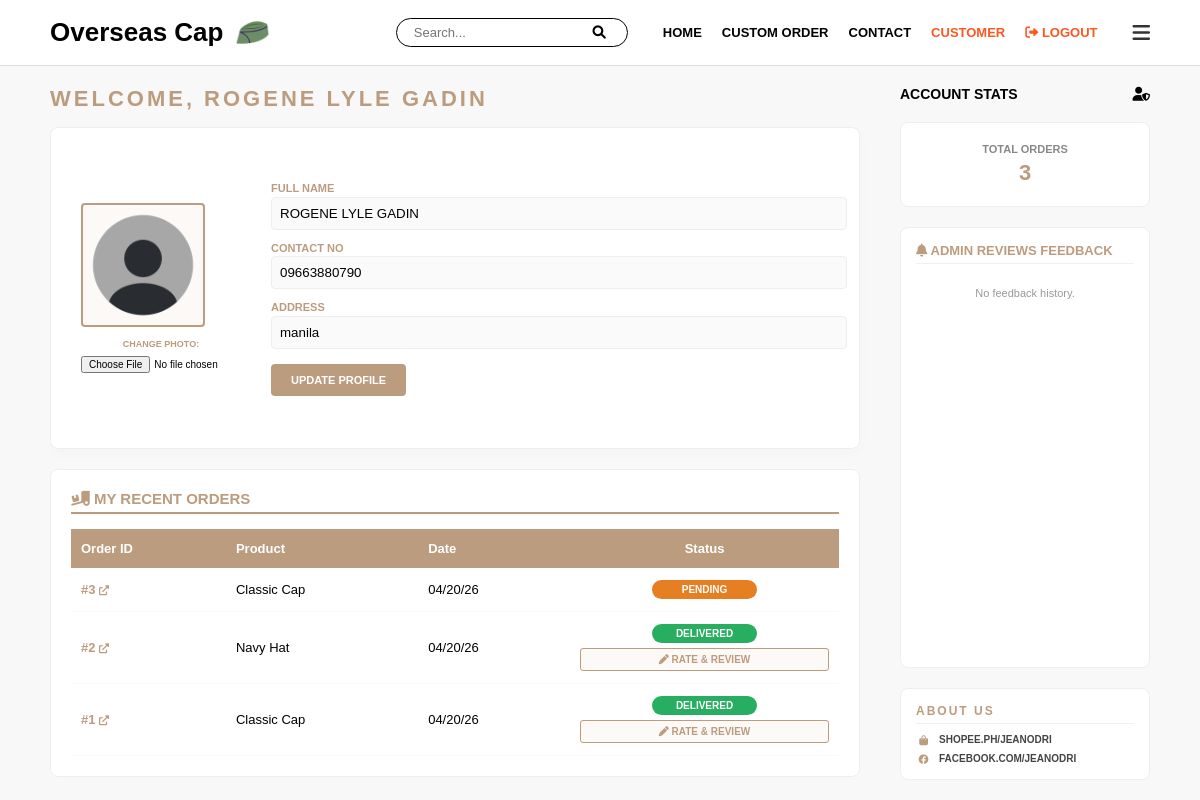
The page /customer_profile (signed in) on the database its author committed.
### app.py (models this page shows)
class User(db.Model):
    id = db.Column(db.Integer, primary_key=True)
    username = db.Column(db.String(80), unique=True, nullable=False)
    password = db.Column(db.String(80), nullable=False)
    full_name = db.Column(db.String(120), default="NOT SET")
    contact = db.Column(db.String(20), default="NOT SET")
    email = db.Column(db.String(120), unique=True, nullable=False)
    address = db.Column(db.String(200), default="NOT SET")
    purchase_info = db.Column(db.String(500), default="NONE")
    profile_pic = db.Column(db.String(200), default="default.png")

class CustomOrder(db.Model):
    id = db.Column(db.Integer, primary_key=True)
    user_id = db.Column(db.Integer, db.ForeignKey('user.id'), nullable=True)
    customer_name = db.Column(db.String(100), nullable=False)
    contact_number = db.Column(db.String(20), nullable=False)
    address = db.Column(db.String(200), nullable=False)
    quantity = db.Column(db.Integer, nullable=False)
    product_type = db.Column(db.String(50))
    product_id = db.Column(db.Integer, db.ForeignKey('product.id'), nullable=True)
    color_type = db.Column(db.String(50))
    size_type = db.Column(db.String(50))
    color_variants = db.Column(db.String(50))
    size_variants = db.Column(db.String(50))
    material_type = db.Column(db.String(100))
    interlining_thickness = db.Column(db.String(100))
    order_type = db.Column(db.String(50))
    design_filename = db.Column(db.String(100))
    remarks = db.Column(db.Text)
    status = db.Column(db.String(20), default="PENDING")
    payment_method = db.Column(db.String(50))
    date_ordered = db.Column(db.DateTime, default=datetime.utcnow)
    payment_proof = db.Column(db.String(100))
    price = db.Column(db.Float, default=0.0)

### app.py (the view, shortened to what this page needs)
@app.route('/customer_profile', methods=['GET', 'POST'])
def customer_profile():
    if 'user' not in session:
        return redirect(url_for('login'))
    user = User.query.filter_by(username=session['user']).first()
    user_orders = CustomOrder.query.filter_by(user_id=user.id).order_by(CustomOrder.id.desc()).all()
    user_reviews = Review.query.filter_by(user_id=user.id).all()
    return render_template('customer_profile.html', user=user, user_orders=user_orders, reviews=user_reviews)

### app.py (called while the page is built)
@app.context_processor
def inject_stats():
    admin_stats = {
        'total': CustomOrder.query.count(),
        'pending': CustomOrder.query.filter_by(status='PENDING').count(),
        'completed': CustomOrder.query.filter(CustomOrder.status.in_(['DONE', 'COMPLETED'])).count()
    }
    return dict(admin_stats=admin_stats)

### templates/customer_profile.html (shortened to what this page needs)
<!DOCTYPE html>
<html lang="en">
<head>
    <link rel="stylesheet" href="https://cdnjs.cloudflare.com/ajax/libs/font-awesome/6.0.0/css/all.min.css">
</head>
<body>
    <header>
        <div class="logo-container">
            <a href="/home" class="logo">Overseas Cap</a>
            <img src="{{ url_for('static', filename='logo.png') }}" alt="Logo" style="height: 35px; width: auto;">
        </div>
        <div style="display: flex; align-items: center; gap: 15px;">
            <form action="{{ url_for('home') }}" method="GET" class="search-container">
                <input type="text" name="q" placeholder="Search..." value="{{ request.args.get('q', '') }}">
                <button type="submit"><i class="fas fa-search"></i></button>
            </form>
            <nav id="topNav">
                <a href="{{ url_for('home') }}">HOME</a>
                <a href="{{ url_for('custom_order') }}">CUSTOM ORDER</a>
                <a href="{{ url_for('contact') }}">CONTACT</a>
                <a href="{{ url_for('customer_profile') }}" style="color: #ff5722;">CUSTOMER</a>
                <a href="#" onclick="confirmLogout(event)" style="color: #ff5722; font-weight: bold;">
                    <i class="fas fa-sign-out-alt"></i> LOGOUT
                </a>
            </nav>
            <i class="fas fa-bars menu-toggle-btn" onclick="toggleMenu()"></i>
        </div>
    </header>
    <main>
        <div class="content-left">
            <div class="page-title">WELCOME, {{ user.full_name if user.full_name != 'NOT SET' else user.username }}</div>
            <div class="resizable-stack">
                <div id="profileSection">
                     <form method="POST" enctype="multipart/form-data" style="flex: 1; display: flex; align-items: center; gap: 30px;">
                        <div style="text-align: center;">
                            <div class="profile-image-box">
                                {% if user.profile_pic and user.profile_pic != 'default.png' %}
                                    <img src="{{ url_for('static', filename='profile_pics/' + user.profile_pic) }}"
                                        style="width: 100%; height: 100%; object-fit: cover;">
                                {% else %}
                                    <img src="{{ url_for('static', filename='blank-profile.png') }}"
                                        style="width: 100%; height: 100%; object-fit: cover;">
                                {% endif %}
                        </div>
                            <div style="margin-top: 12px;">
                                <label style="font-size: 9px; color: #bc9c7e; font-weight: bold; display: block; margin-bottom: 5px;">CHANGE PHOTO:</label>
                                <input type="file" name="profile_pic" accept="image/*" style="font-size: 10px; width: 160px;">
                            </div>
                        </div>
                        <div style="flex: 1;">
                            <div class="user-info-text">
                                <label>FULL NAME</label>
                                <input type="text" name="full_name" value="{{ user.full_name }}">
                                <label>CONTACT NO</label>
                                <input type="text" name="contact" value="{{ user.contact }}">
                                <label>ADDRESS</label>
                                <input type="text" name="address" value="{{ user.address }}">
                            </div>
                            <button type="submit" class="update-btn">UPDATE PROFILE</button>
                        </div>
                    </form>
                </div>
                <div id="orderSection">
                    <div class="order-history-title"><i class="fas fa-truck-loading"></i> MY RECENT ORDERS</div>
                    <table class="order-table">
                        <thead>
                            <tr>
                                <th>Order ID</th>
                                <th>Product</th>
                                <th>Date</th>
                                <th style="text-align: center;">Status</th>
                            </tr>
                        </thead>
                        <tbody>
                            {% for order in user_orders %}
                            <tr class="clickable-row" onclick="window.location.href='{{ url_for('order_status', order_id=order.id) }}'">
                                <td>
                                    <span style="color: #bc9c7e; font-weight: bold;">
                                        #{{ order.id }} <i class="fas fa-external-link-alt" style="font-size: 10px;"></i>
                                    </span>
                                </td>
                                <td>{{ order.product_type }}</td>
                                <td>{{ order.date_ordered.strftime('%m/%d/%y') if order.date_ordered else 'N/A' }}</td>
                                <td style="text-align: center;">
                                    {% if order.status == 'DONE' %}
                                        <span class="status-pill-user status-done">DELIVERED</span>
                                        <button class="rate-btn" onclick="event.stopPropagation(); openReviewModal('{{ order.id }}', '{{ order.product_type }}')">
                                            <i class="fas fa-pen"></i> RATE & REVIEW
                                        </button>
                                    {% else %}
                                        <span class="status-pill-user {% if order.status == 'PENDING' %}status-pending{% else %}status-delivery{% endif %}">
                                            {{ order.status }}
                                        </span>
                                    {% endif %}
                                </td>
                            </tr>
                            {% else %}
                            <tr>
                                <td colspan="4" style="text-align: center; color: #999; padding: 40px;">No orders found yet.</td>
                            </tr>
                            {% endfor %}
                        </tbody>
                    </table>
                </div>
            </div>
        </div>
        <aside class="sidebar">
            <div class="sidebar-header">
                <span>ACCOUNT STATS</span>
                <i class="fas fa-user-shield"></i>
            </div>
            <div class="sidebar-box">
                <div style="font-size: 11px; color: #888; margin-bottom: 5px; text-transform: uppercase;">TOTAL ORDERS</div>
                {{ user_orders|length }}
            </div>
            <div class="admin-reply-box">
                <div style="color: #bc9c7e; font-weight: bold; margin-bottom: 12px; border-bottom: 1px solid #f0f0f0; padding-bottom: 5px;">
                    <i class="fas fa-bell"></i> ADMIN REVIEWS FEEDBACK
                </div>
                <div style="max-height: 200px; overflow-y: auto;">
                    {% if reviews %}
                        {% set replied_count = 0 %}
                        {% for review in reviews %}
                            {% if review.admin_reply %}
                                <div style="margin-bottom: 10px; padding: 10px; background: #fcf9f6; border-left: 3px solid #bc9c7e; font-size: 11px; border-radius: 0 5px 5px 0;">
                                    <strong style="color: #333;">For {{ review.product_type }}:</strong><br>
                                    <span style="color: #a67c52; font-style: italic;">"{{ review.admin_reply }}"</span>
                                </div>
                                {% set replied_count = replied_count + 1 %}
                            {% endif %}
                        {% endfor %}
                        {% if replied_count == 0 %}
                            <p style="font-size: 11px; color: #999; text-align: center;">No new replies yet.</p>
                        {% endif %}
                    {% else %}
                        <p style="font-size: 11px; color: #999; text-align: center;">No feedback history.</p>
                    {% endif %}
                </div>
            </div>
            <div class="about-us-sidebar">
                <h4>About Us</h4>
                <div class="social-links">
                    <a href="https://shopee.ph/jeanodri" target="_blank">
                <i class="fas fa-shopping-bag"></i> <span>SHOPEE.PH/JEANODRI</span>
            </a>
            <a href="https://facebook.com/jeanodri" target="_blank">
                <i class="fab fa-facebook"></i> <span>FACEBOOK.COM/JEANODRI</span>
            </a>
                </div>
            </div>
        </aside>
    </main>
</body>
</html>

### rows shown on the page
User: full_name "ROGENE LYLE GADIN", contact "09663880790", address "manila"
CustomOrder: id "3", product_type "Classic Cap", date_ordered "04/20/26", status "PENDING"
CustomOrder: id "2", product_type "Navy Hat", date_ordered "04/20/26"
CustomOrder: id "1", product_type "Classic Cap", date_ordered "04/20/26"

### other values the page prints
{{ user_orders|length }} "3"
